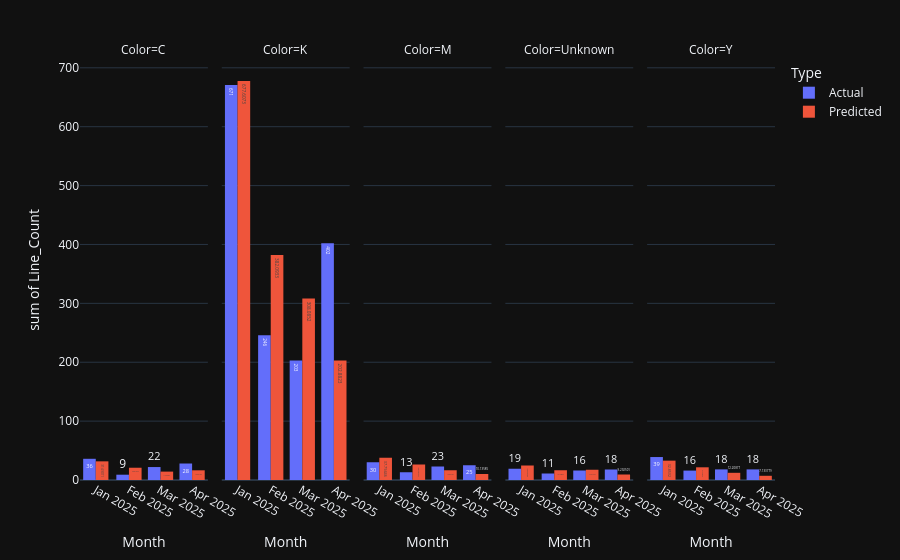

Notebook code cell kept with this figure:
### Markdown cell above
### Predicted vs Actual

### Code cell
# Plot actual vs predicted

date_style = ['Period_month_year', 'Color'] # 'Created On'

plot_df = test[date_style + ['Line_Count']].copy()
plot_df['Predicted'] = preds
plot_df = plot_df.rename(columns={'Line_Count': 'Actual'})

plot_df = plot_df.sort_values(date_style)

plot_df_melted = plot_df.melt(id_vars=date_style, value_vars=['Actual', 'Predicted'],
                              var_name='Type', value_name='Line_Count')

plot_df_melted['date'] = pd.to_datetime(plot_df_melted['Period_month_year'], format = "%Y%m")

fig = px.histogram(plot_df_melted, 
                   x = 'date', 
                   y = 'Line_Count', 
                   color = 'Type', 
                   template = 'plotly_dark', 
                   barmode='group',
                   facet_col = 'Color',
                #    height = 1000,
                   text_auto = True
                   )
fig.update_xaxes(title = 'Month', tickvals = ['2025-01-01', '2025-02-01', '2025-03-01', '2025-04-01'], ticktext = ['Jan 2025', 'Feb 2025', 'Mar 2025', 'Apr 2025'])
fig.show()

### Figure 1 — Plotly figure (JSON) as saved in the notebook; plotly's stock layout.template omitted (floating-point values rounded to 4 significant figures; data arrays with more than 128 entries replaced by an {"elided": "..."} marker saying what was removed)
{"data": [{"alignmentgroup": "True", "bingroup": "x", "histfunc": "sum", "hovertemplate": "Type=Actual<br>Color=C<br>date=%{x}<br>sum of Line_Count=%{y}<extra></extra>", "legendgroup": "Actual", "marker": {"color": "#636efa", "pattern": {"shape": ""}}, "name": "Actual", "offsetgroup": "Actual", "orientation": "v", "showlegend": true, "texttemplate": "%{value}", "type": "histogram", "x": {"elided": "158 str values"}, "xaxis": "x", "y": {"elided": "158 float values"}, "yaxis": "y"}, {"alignmentgroup": "True", "bingroup": "x", "histfunc": "sum", "hovertemplate": "Type=Actual<br>Color=K<br>date=%{x}<br>sum of Line_Count=%{y}<extra></extra>", "legendgroup": "Actual", "marker": {"color": "#636efa", "pattern": {"shape": ""}}, "name": "Actual", "offsetgroup": "Actual", "orientation": "v", "showlegend": false, "texttemplate": "%{value}", "type": "histogram", "x": {"elided": "2813 str values"}, "xaxis": "x2", "y": {"elided": "2813 float values"}, "yaxis": "y2"}, {"alignmentgroup": "True", "bingroup": "x", "histfunc": "sum", "hovertemplate": "Type=Actual<br>Color=M<br>date=%{x}<br>sum of Line_Count=%{y}<extra></extra>", "legendgroup": "Actual", "marker": {"color": "#636efa", "pattern": {"shape": ""}}, "name": "Actual", "offsetgroup": "Actual", "orientation": "v", "showlegend": false, "texttemplate": "%{value}", "type": "histogram", "x": {"elided": "163 str values"}, "xaxis": "x3", "y": {"elided": "163 float values"}, "yaxis": "y3"}, {"alignmentgroup": "True", "bingroup": "x", "histfunc": "sum", "hovertemplate": "Type=Actual<br>Color=Unknown<br>date=%{x}<br>sum of Line_Count=%{y}<extra></extra>", "legendgroup": "Actual", "marker": {"color": "#636efa", "pattern": {"shape": ""}}, "name": "Actual", "offsetgroup": "Actual", "orientation": "v", "showlegend": false, "texttemplate": "%{value}", "type": "histogram", "x": {"elided": "135 str values"}, "xaxis": "x4", "y": {"elided": "135 float values"}, "yaxis": "y4"}, {"alignmentgroup": "True", "bingroup": "x", "histfunc": "sum", "hovertemplate": "Type=Actual<br>Color=Y<br>date=%{x}<br>sum of Line_Count=%{y}<extra></extra>", "legendgroup": "Actual", "marker": {"color": "#636efa", "pattern": {"shape": ""}}, "name": "Actual", "offsetgroup": "Actual", "orientation": "v", "showlegend": false, "texttemplate": "%{value}", "type": "histogram", "x": {"elided": "138 str values"}, "xaxis": "x5", "y": {"elided": "138 float values"}, "yaxis": "y5"}, {"alignmentgroup": "True", "bingroup": "x", "histfunc": "sum", "hovertemplate": "Type=Predicted<br>Color=C<br>date=%{x}<br>sum of Line_Count=%{y}<extra></extra>", "legendgroup": "Predicted", "marker": {"color": "#EF553B", "pattern": {"shape": ""}}, "name": "Predicted", "offsetgroup": "Predicted", "orientation": "v", "showlegend": true, "texttemplate": "%{value}", "type": "histogram", "x": {"elided": "158 str values"}, "xaxis": "x", "y": {"elided": "158 float values"}, "yaxis": "y"}, {"alignmentgroup": "True", "bingroup": "x", "histfunc": "sum", "hovertemplate": "Type=Predicted<br>Color=K<br>date=%{x}<br>sum of Line_Count=%{y}<extra></extra>", "legendgroup": "Predicted", "marker": {"color": "#EF553B", "pattern": {"shape": ""}}, "name": "Predicted", "offsetgroup": "Predicted", "orientation": "v", "showlegend": false, "texttemplate": "%{value}", "type": "histogram", "x": {"elided": "2813 str values"}, "xaxis": "x2", "y": {"elided": "2813 float values"}, "yaxis": "y2"}, {"alignmentgroup": "True", "bingroup": "x", "histfunc": "sum", "hovertemplate": "Type=Predicted<br>Color=M<br>date=%{x}<br>sum of Line_Count=%{y}<extra></extra>", "legendgroup": "Predicted", "marker": {"color": "#EF553B", "pattern": {"shape": ""}}, "name": "Predicted", "offsetgroup": "Predicted", "orientation": "v", "showlegend": false, "texttemplate": "%{value}", "type": "histogram", "x": {"elided": "163 str values"}, "xaxis": "x3", "y": {"elided": "163 float values"}, "yaxis": "y3"}, {"alignmentgroup": "True", "bingroup": "x", "histfunc": "sum", "hovertemplate": "Type=Predicted<br>Color=Unknown<br>date=%{x}<br>sum of Line_Count=%{y}<extra></extra>", "legendgroup": "Predicted", "marker": {"color": "#EF553B", "pattern": {"shape": ""}}, "name": "Predicted", "offsetgroup": "Predicted", "orientation": "v", "showlegend": false, "texttemplate": "%{value}", "type": "histogram", "x": {"elided": "135 str values"}, "xaxis": "x4", "y": {"elided": "135 float values"}, "yaxis": "y4"}, {"alignmentgroup": "True", "bingroup": "x", "histfunc": "sum", "hovertemplate": "Type=Predicted<br>Color=Y<br>date=%{x}<br>sum of Line_Count=%{y}<extra></extra>", "legendgroup": "Predicted", "marker": {"color": "#EF553B", "pattern": {"shape": ""}}, "name": "Predicted", "offsetgroup": "Predicted", "orientation": "v", "showlegend": false, "texttemplate": "%{value}", "type": "histogram", "x": {"elided": "138 str values"}, "xaxis": "x5", "y": {"elided": "138 float values"}, "yaxis": "y5"}], "layout": {"annotations": [{"font": {}, "showarrow": false, "text": "Color=C", "x": 0.092, "xanchor": "center", "xref": "paper", "y": 1, "yanchor": "bottom", "yref": "paper"}, {"font": {}, "showarrow": false, "text": "Color=K", "x": 0.296, "xanchor": "center", "xref": "paper", "y": 1, "yanchor": "bottom", "yref": "paper"}, {"font": {}, "showarrow": false, "text": "Color=M", "x": 0.5, "xanchor": "center", "xref": "paper", "y": 1, "yanchor": "bottom", "yref": "paper"}, {"font": {}, "showarrow": false, "text": "Color=Unknown", "x": 0.704, "xanchor": "center", "xref": "paper", "y": 1, "yanchor": "bottom", "yref": "paper"}, {"font": {}, "showarrow": false, "text": "Color=Y", "x": 0.908, "xanchor": "center", "xref": "paper", "y": 1, "yanchor": "bottom", "yref": "paper"}], "barmode": "group", "legend": {"title": {"text": "Type"}, "tracegroupgap": 0}, "margin": {"t": 60}, "xaxis": {"anchor": "y", "domain": [0, 0.184], "ticktext": ["Jan 2025", "Feb 2025", "Mar 2025", "Apr 2025"], "tickvals": ["2025-01-01", "2025-02-01", "2025-03-01", "2025-04-01"], "title": {"text": "Month"}}, "xaxis2": {"anchor": "y2", "domain": [0.204, 0.388], "matches": "x", "ticktext": ["Jan 2025", "Feb 2025", "Mar 2025", "Apr 2025"], "tickvals": ["2025-01-01", "2025-02-01", "2025-03-01", "2025-04-01"], "title": {"text": "Month"}}, "xaxis3": {"anchor": "y3", "domain": [0.408, 0.592], "matches": "x", "ticktext": ["Jan 2025", "Feb 2025", "Mar 2025", "Apr 2025"], "tickvals": ["2025-01-01", "2025-02-01", "2025-03-01", "2025-04-01"], "title": {"text": "Month"}}, "xaxis4": {"anchor": "y4", "domain": [0.612, 0.796], "matches": "x", "ticktext": ["Jan 2025", "Feb 2025", "Mar 2025", "Apr 2025"], "tickvals": ["2025-01-01", "2025-02-01", "2025-03-01", "2025-04-01"], "title": {"text": "Month"}}, "xaxis5": {"anchor": "y5", "domain": [0.816, 1], "matches": "x", "ticktext": ["Jan 2025", "Feb 2025", "Mar 2025", "Apr 2025"], "tickvals": ["2025-01-01", "2025-02-01", "2025-03-01", "2025-04-01"], "title": {"text": "Month"}}, "yaxis": {"anchor": "x", "domain": [0, 1], "title": {"text": "sum of Line_Count"}}, "yaxis2": {"anchor": "x2", "domain": [0, 1], "matches": "y", "showticklabels": false}, "yaxis3": {"anchor": "x3", "domain": [0, 1], "matches": "y", "showticklabels": false}, "yaxis4": {"anchor": "x4", "domain": [0, 1], "matches": "y", "showticklabels": false}, "yaxis5": {"anchor": "x5", "domain": [0, 1], "matches": "y", "showticklabels": false}}}
